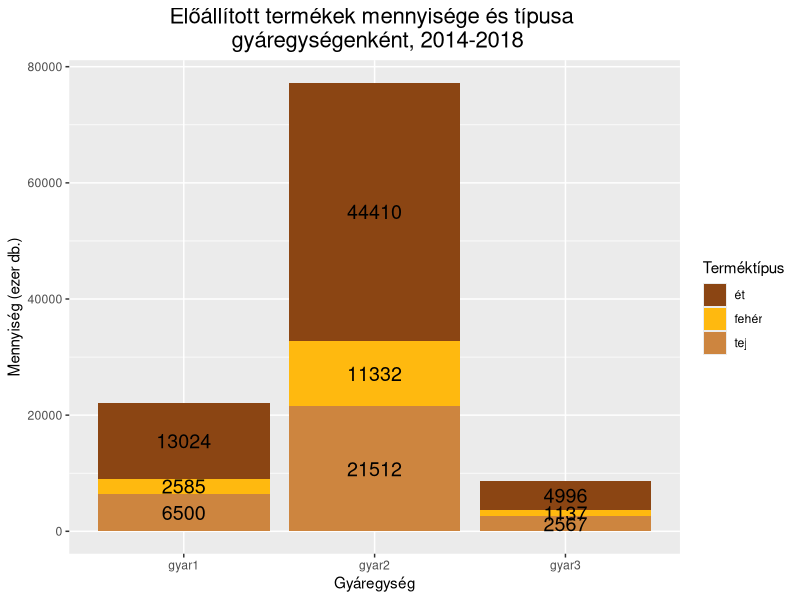
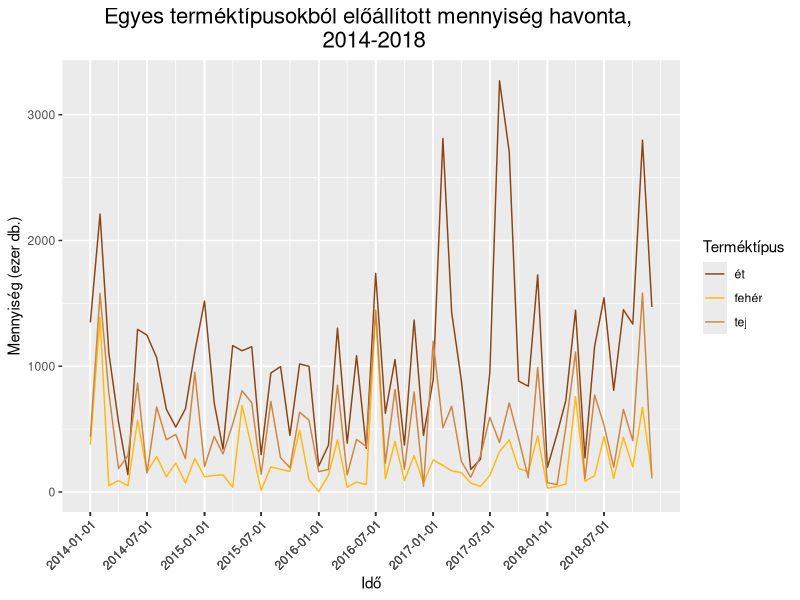
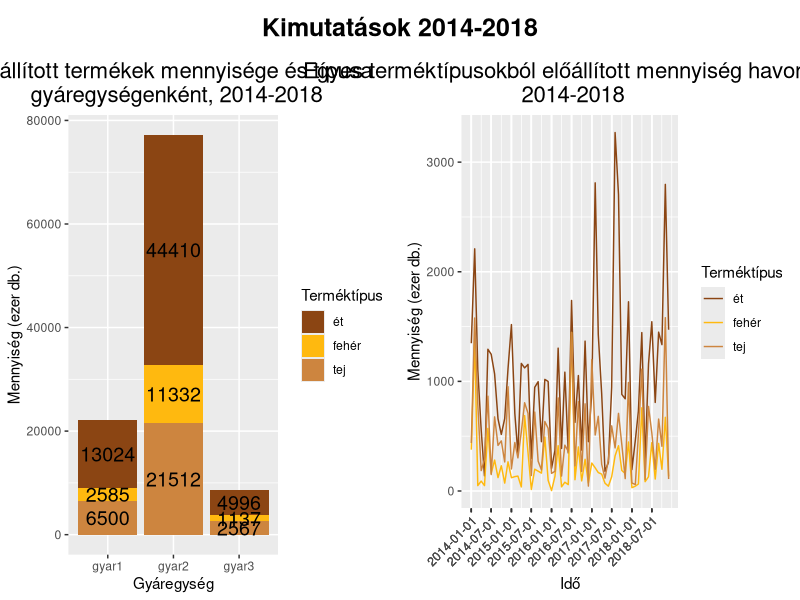

Reproduce these figures in R, in order.
###################################################################
#       Kimutatasok - Gombóc Artur Csokoladegyarto Zrt.           #
###################################################################

# A magyar karakterek miatt fontos beallitas: 
options(encoding = "UTF-8")
.Options$encoding

##### Csomagok behivasa #####
library("plyr")
library("dplyr")
library("tidyr")
library("ggplot2")
library("cowplot")


##### Munkakonyvtar beallitasa (ide mentsd az adatokat): #####
setwd("/home/eszter/Documents/R-Ladies 03.28.")
getwd()


##### Adatok beolvasasa: #####
  # Forras: https://sci2s.ugr.es/keel/timeseries.php - NNGC1_dataset_D1_V1_002 atdolgozva
gomboc_adat <- read.table("gomboc_artur_zrt.csv", 
                          sep = ",",
                          header = TRUE, 
                          strip.white = TRUE)

head(gomboc_adat)


##### Datumtipusok beallitasa, datumok formazasa: 
gyar_oszlop <- grepl('gyar', colnames(gomboc_adat))

gomboc_adat[gyar_oszlop] <- lapply(gomboc_adat[gyar_oszlop], function(x) {as.numeric(as.character(x))})

gomboc_adat_kesz <- gomboc_adat %>%
  mutate(datum = as.Date(datum, format = "%Y/%m/%d")) %>% # mert nem az R standard datumformatumaban van
  mutate(datum_rovid = as.Date(datum, format = "%Y-%m")) %>%
  select(c(datum_rovid, starts_with("gyar")))


##### Adatok attekintese: #####

# Adatsor szerkezete (valtozok, megfigyelt idoszakok szama)
str(gomboc_adat_kesz)

# Vannak-e hianyzo adataink?
sapply(gomboc_adat_kesz, function(x) {table(is.na(x))})

# Milyen idopontokrol vannak adataink? Minden idopontra rendelkezunk adatokkal?
min(gomboc_adat_kesz$datum_rovid)
max(gomboc_adat_kesz$datum_rovid)
length(unique(gomboc_adat_kesz$datum_rovid[!is.na(gomboc_adat_kesz$datum_rovid)]))


##### 1. Kerdes: termektípusok abrazolasa gyaregysegenkent + termektipusonkent #####
### Alkalmazott abratipus: stacked bar chart

# FONTOS: "Wide to long" formázás:  http://www.cookbook-r.com/Manipulating_data/Converting_data_between_wide_and_long_format/

# Aggregálás gyaregysegenkent + termektipusonként, a teljes idoszakra

gyaregyseg_adat <- gomboc_adat_kesz %>%
  gather(., gyar_termek, mennyiseg, gyar1_et:gyar3_feher, factor_key=TRUE) %>% # "wide to long"
  group_by(gyar_termek) %>% 
  summarise(mennyiseg_teljes = sum(mennyiseg)) %>%
  ungroup() %>%
  mutate(gyar = substr(as.character(gyar_termek), 1, 5)) %>%
  mutate(termek = substr(as.character(gyar_termek), 7, nchar(as.character(gyar_termek)))) %>%
  select(gyar, termek, mennyiseg_teljes)

head(gyaregyseg_adat)

# Abrazolas:
  # szinek: http://www.stat.columbia.edu/~tzheng/files/Rcolor.pdf

gyaregyseg_termek_abra <- ggplot(gyaregyseg_adat, aes(x = gyar, y = mennyiseg_teljes, fill = termek, label = mennyiseg_teljes)) + 
  geom_bar(stat = "identity")  +
  geom_text(size = 5, position = position_stack(vjust = 0.5)) +
  ggtitle("Előállított termékek mennyisége és típusa \n gyáregységenként, 2014-2018") +
  theme(plot.title = element_text(size=16, hjust=0.5)) +
  xlab("Gyáregység") +
  ylab("Mennyiség (ezer db.)") +
  scale_fill_manual(values=c("chocolate4", "darkgoldenrod1", "peru"), 
                    name="Terméktípus",
                    breaks=c("et", "feher", "tej"),
                    labels=c("ét", "fehér", "tej"))
  
gyaregyseg_termek_abra


##### 2. Kerdes: eloallitott termektípusok abrazolasa idoben #####
### Alkalmazott abratipus: Grouped line chart

# Aggregalas havonta:

ido_adat <- gomboc_adat_kesz %>%
  gather(., gyar_termek, mennyiseg, gyar1_et:gyar3_feher, factor_key=TRUE) %>% # "wide to long"
  mutate(gyar = substr(as.character(gyar_termek), 1, 5)) %>%
  mutate(termek = substr(as.character(gyar_termek), 7, nchar(as.character(gyar_termek)))) %>%
  group_by(termek, datum_rovid) %>%
  summarize(mennyiseg_idopont = sum(mennyiseg)) %>%
  ungroup()
  
head(ido_adat)

# Abrazolas:

ido_termek_abra <- ggplot(ido_adat, aes(x = datum_rovid, y = mennyiseg_idopont, colour=termek, group = termek)) +
  geom_line() +
  ggtitle("Egyes terméktípusokból előállított mennyiség havonta, \n 2014-2018") +
  theme(plot.title = element_text(size=16, hjust=0.5)) +
  xlab("Idő") +
  ylab("Mennyiség (ezer db.)") +
  scale_color_manual(values=c("chocolate4", "darkgoldenrod1", "peru"),  # Pontosan megnézni, hogy melyik mit jelent!
                    name="Terméktípus",
                    breaks=c("et", "feher", "tej"),
                    labels=c("ét", "fehér", "tej")) +
  scale_x_date(breaks = ido_adat$datum_rovid[seq(1, length(ido_adat$datum_rovid), by = 6)]) +
  theme(axis.text.x = element_text(angle = 45, hjust = 1))

ido_termek_abra 


##### Abrak egyesitese es mentese a cowplot csomaggal #####

kozos_abra <- plot_grid(gyaregyseg_termek_abra, ido_termek_abra)

cim <- ggdraw() + draw_label("Kimutatások 2014-2018", fontface='bold', size = 18)
kozos_abra <- plot_grid(cim, kozos_abra, ncol=1, rel_heights=c(0.1, 1)) 

kozos_abra

save_plot("gomboc_abra.jpg", kozos_abra,
          base_height = 8, base_aspect_ratio = 1.7)

